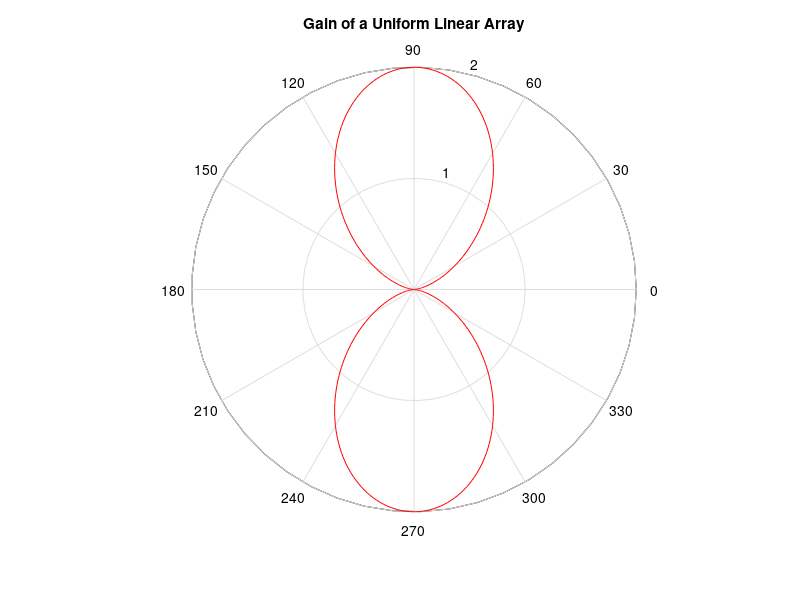

This chart was generated by the following MATLAB code:
close all

f=3e9;
c=3e8;
l=c/f;
d=l/2;
no_elements=2;

theta=0:pi/180:2*pi;
n=1:no_elements;
n=transpose(n);

A=(n-1)*(i*2*pi*d*cos(theta)/l);
X=exp(A);
w=ones(1,no_elements);
r=w*X;

polar(theta,abs(r),'r')
title ('Gain of a Uniform Linear Array')